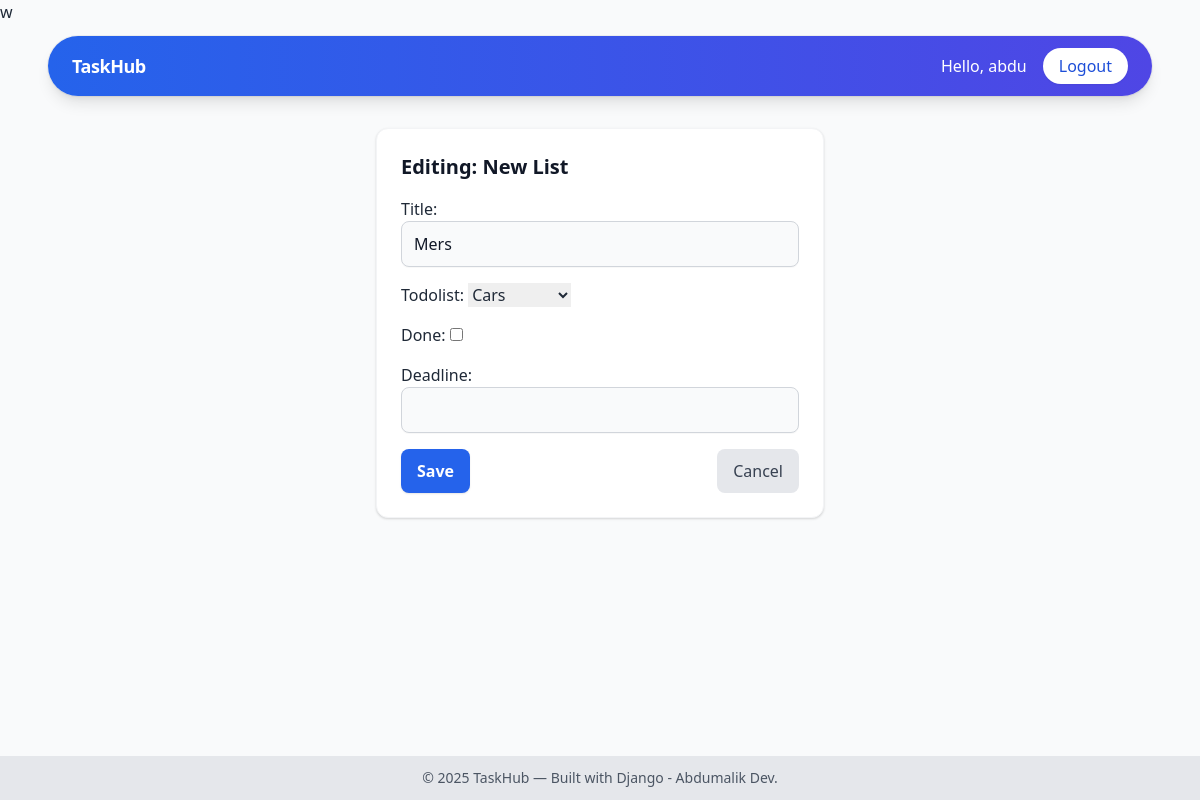
/edit/24/ (signed in), run on an earlier commit of the app's database.
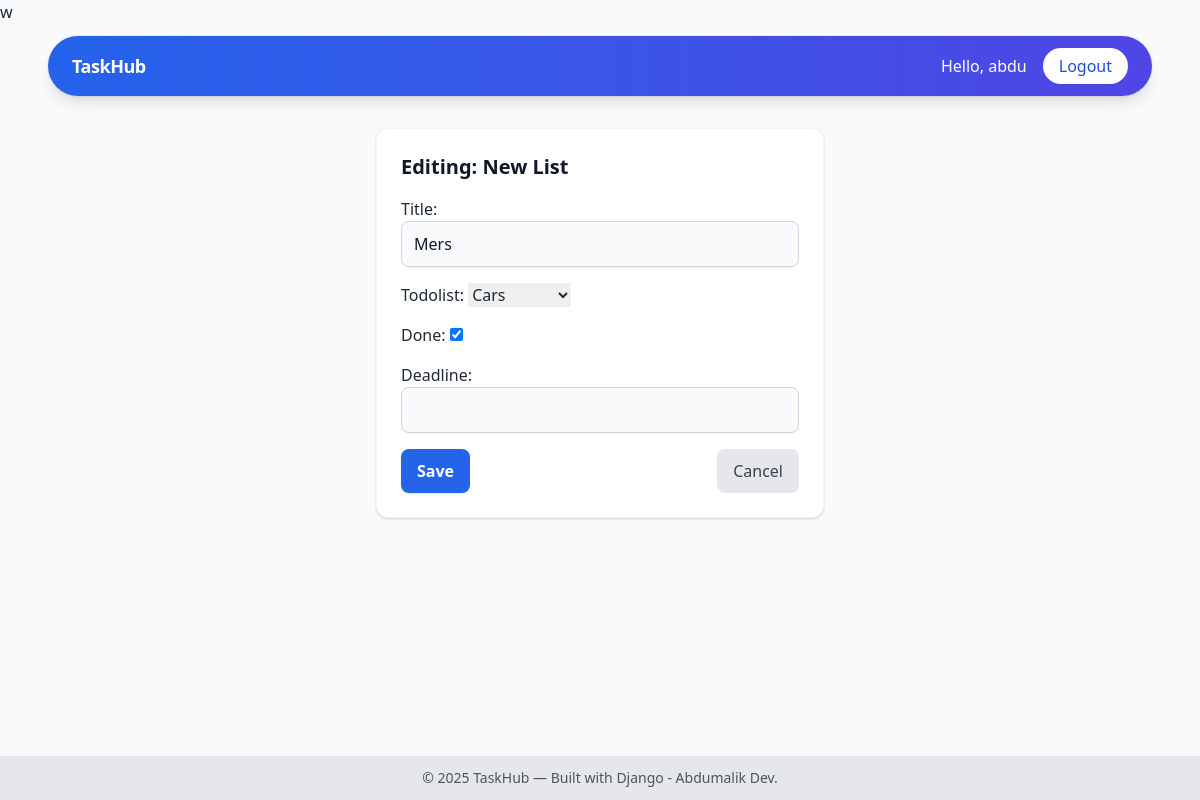
And on a later commit of the database.
### todos/models.py (models this page shows, shortened)
class TodoItem(models.Model):
    todolist = models.ForeignKey(TodoList, on_delete=models.CASCADE)
    title = models.CharField(max_length=200)
    done = models.BooleanField(default=False)
    deadline = models.DateTimeField(null=True, blank=True)
    created = models.DateTimeField(auto_now_add=True)

### todos/views.py (the view)
# urls.py: path('edit/<int:pk>/', TodoEdit.as_view(), name='todo-edit'),
class TodoEdit(LoginRequiredMixin, UpdateView):
    model = TodoItem
    fields = ['title', 'todolist', 'done', 'deadline']
    success_url = reverse_lazy("index-list")
    template_name = 'todos/edit_todo.html'
    def get_queryset(self):
        return TodoItem.objects.filter(todolist__user=self.request.user)
    def get_form(self, form_class=None):
        form = super().get_form(form_class)
        form.fields["todolist"].queryset = TodoList.objects.filter(
            user=self.request.user)
        return form

### todos/models.py (called while the page is built)
    def __str__(self):
        return self.name

### todos/templates/todos/edit_todo.html (shortened to what this page needs)
{% extends 'base.html' %} {% block title %}Edit List — TaskHub{% endblock %}
 {% block content %}
<div class="w-full max-w-md mx-auto">
  <div class="card bg-white rounded-xl shadow border border-gray-100 p-6">
    <h2 class="text-xl font-bold text-gray-900 mb-4">
      Editing: {{ object.name|default:"New List" }}
    </h2>
    <form method="post" class="space-y-4">
      {% csrf_token %} {{ form.as_p }}
      <div class="flex items-center justify-between">
        <button type="submit" class="btn-primary">Save</button>
        <button
          type="button"
          class="btn-cancel"
          onclick="window.location.href='{% url 'index-list' %}'"
        >
          Cancel
        </button>
      </div>
    </form>
  </div>
</div>
{% endblock %}

What changed in the data, as far as the page shows it:
changed TodoItem "Mers": done "☐" → "☑"
